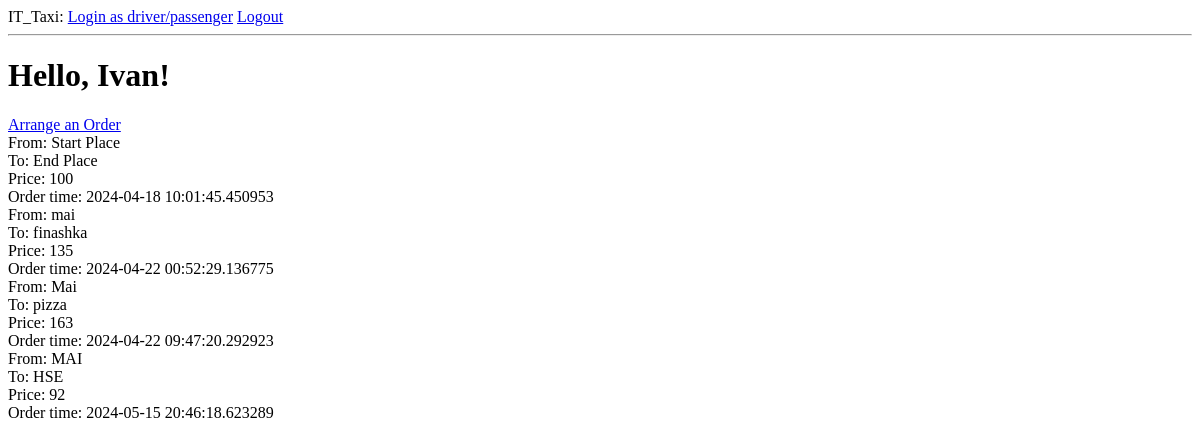
The app's page /profile (signed in), older data.
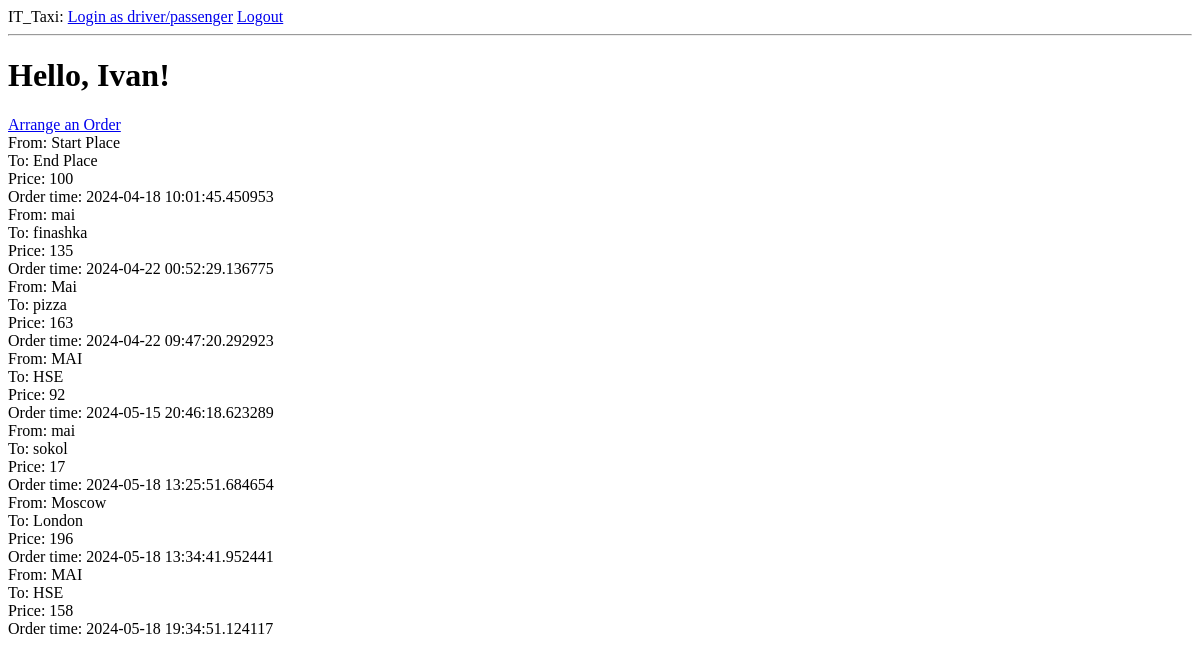
The same page, newer data.
### app/models.py (models this page shows, shortened)
class User(UserMixin, db.Model):
    id = db.Column(db.Integer, primary_key=True)
    first_name = db.Column(db.String(64), index=True, nullable=False)
    last_name = db.Column(db.String(64), index=True, nullable=False)
    email = db.Column(db.String(128), unique=True, index=True, nullable=False)
    password_hashed = db.Column(db.String(200), nullable=False)
    orders = db.relationship('Order', backref='user', lazy='dynamic')
    role = db.Column(db.String(64), default='user')

class Order(db.Model):
    id = db.Column(db.Integer, primary_key=True)
    place_start = db.Column(db.String(140), nullable=False)
    place_end = db.Column(db.String(140), nullable=False)
    price = db.Column(db.String(140), nullable=False)
    order_time = db.Column(db.DateTime, index=True, default=datetime.utcnow)
    order_taked = db.Column(db.DateTime, index=True, default=datetime.utcnow)
    user_id = db.Column(db.Integer, db.ForeignKey('user.id'))
    driver_id = db.Column(db.Integer, db.ForeignKey('driver.id'), nullable=True)

### app/routes.py (the view)
@app.route('/index')
@app.route('/profile')
@login_required('user')
def index():
    user_orders = current_user.orders.all()
    return render_template('index.html', title='Home', orders=user_orders)

### app/models.py (called while the page is built)
@login.user_loader
def load_user(id):
    driver = Driver.query.get(int(id))
    if driver:
        return driver
    return User.query.get(int(id))

### app/utils.py (called while the page is built)
def login_required(role):
    def wrapper(func):
        @wraps(func)
        def decorated_view(*args, **kwargs):
            if not current_user.is_authenticated:
                return redirect(url_for('choice'))
            if current_user.role != role:
                print(f"Пользователь {current_user.email} имеет роль {current_user.role}, а ожидалось {role}")
                return abort(403)
            print(f"Пользователь {current_user.email} имеет роль {current_user.role}, а ожидалось {role}")
            return func(*args, **kwargs)
        return decorated_view
    return wrapper

### app/templates/index.html
{% extends "base.html" %}
{% block content %}
<div class="container main__container">
    <h1>Hello, {{ current_user.first_name }}!</h1>
    <a href="{{ url_for('order') }}" class="btn btn-primary">Arrange an Order</a>
</div>
<div class="content__container">
    <div class="available-order__container orders__container">
        {% for order in orders %}
            <div class="orders-item available-order">
                <div class="orders-item-text">From: {{ order.place_start }}</div>
                <div class="orders-item-text">To: {{ order.place_end }}</div>
                <div class="orders-item-text">Price: {{ order.price }}</div>
                <div class="orders-item-text">Order time: {{ order.order_time }}</div>
            </div>
        {% endfor %}
    </div>
</div>
{% endblock %}

### app/templates/base.html (shortened to what this page needs)
<!doctype html>
<html>
    <head>
    </head>
    <body>
        <div>
            IT_Taxi:
            <a href="{{ url_for('choice') }}">Login as driver/passenger</a>
            {% if current_user.is_anonymous %}
            <a href="{{ url_for('login') }}">Login</a>
            {% else %}
            <a href="{{ url_for('logout') }}">Logout</a>
            {% endif %}
        </div>
        <hr>
        {% block content %}{% endblock %}
    </body>
</html>

Row changes from the older to the newer data that the page shows:
added Order: place_start "mai", place_end "sokol", price "17", order_time "2024-05-18 13:25:51.684654"
added Order: place_start "Moscow", place_end "London", price "196", order_time "2024-05-18 13:34:41.952441"
added Order: place_start "MAI", place_end "HSE", price "158", order_time "2024-05-18 19:34:51.124117"
